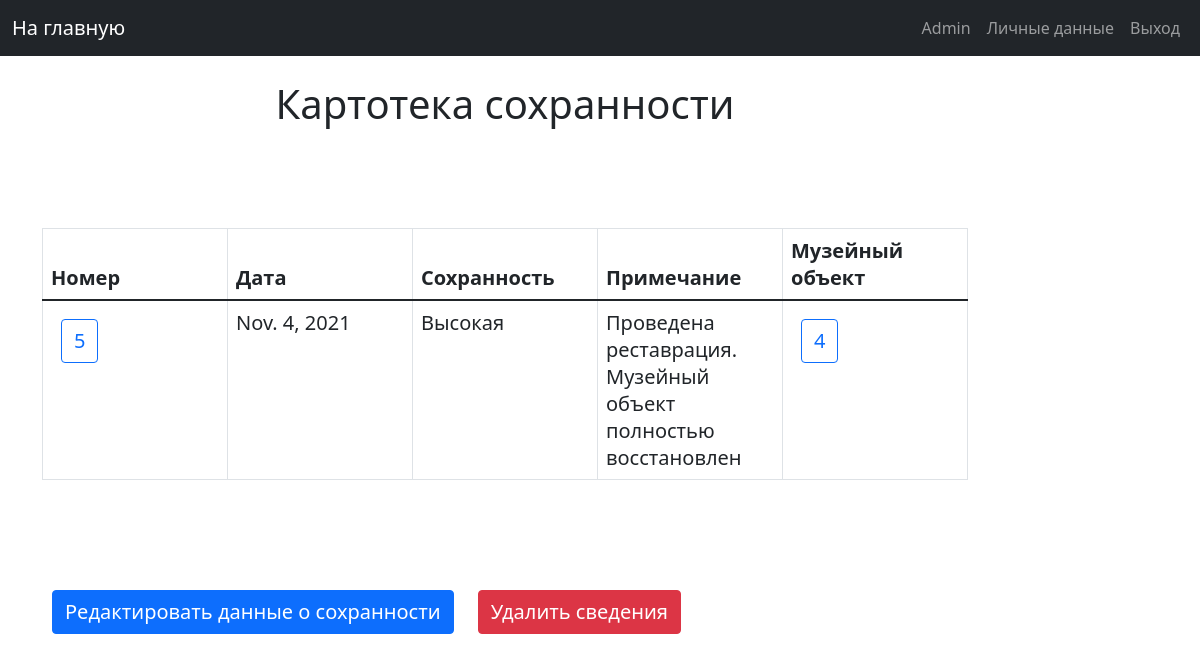
The app's page /main_page_admin/safe5 (signed in) with its own data.
### musem/models.py (models this page shows, shortened)
class Safety(models.Model):
    safe_id = models.IntegerField(primary_key=True)
    date = models.DateField()
    safety = models.CharField(max_length=20)
    note = models.TextField()
    gik = models.ForeignKey('Gik', on_delete=models.CASCADE)
    is_activate = models.IntegerField(default=1)
    class Meta:
        verbose_name = "Safety"
        verbose_name_plural = "Safety in a museum"

### musem/views.py (the view)
# urls.py: path('main_page_admin/safe<int:safe_id>', admin_safe_description, name="safe_description"),
def admin_safe_description(request, safe_id):
    if not request.user.is_superuser:
        return HttpResponseForbidden()
    head = ["Номер", "Дата", "Сохранность", "Примечание", "Музейный объект"]
    table = Safety.objects.raw(
        raw_query=f"SELECT * FROM musem_safety WHERE safe_id = {safe_id} AND is_activate = 1"
    )
    return render(request, 'admin_pages/tables/descriptions/safety_description.html', {
        'title_page': 'Картотека сохранности',
        'hide_nav_bar': 0,
        'head': head,
        'table': table,
        'is_description': 1,
        'is_administrative_zone': 1
    })

### templates/admin_pages/tables/descriptions/safety_description.html
{% extends 'include/base.html' %}
{% load static %}
{% block title %}
    <div class="title_block">
        <h2 class="title">{{ title_page }}</h2>
    </div>
{% endblock title %}
{% block content %}
    <div class="list_button_block">
        {% include 'include/tables/safety_table.html' %}
        {% for content_list in table %}
            <a class="btn btn-primary text_button"
               href="{% url 'edit_safety' safe_id=content_list.safe_id %}">Редактировать данные о сохранности</a>
            <a class="btn btn-danger text_button"
               href="{% url 'delete_safe' safe_id=content_list.safe_id %}">Удалить сведения</a>
        {% endfor %}
    </div>
{% endblock content %}

### templates/include/navbar.html (shortened to what this page needs)
<nav class="navbar navbar-expand-md navbar-dark bg-dark mb-4">
    <div class="container-fluid">
        {% if is_administrative_zone %}
            <a class="navbar-brand" href="{% url "main_page_admin" %}">На главную</a>
        {% else %}
            <a class="navbar-brand" href="{% url "main_page" %}">На главную</a>
        {% endif %}
        <div class="pull-right">
            <ul class="navbar-nav me-auto mb-2 mb-md-0">
                {% if request.user.is_authenticated %}
                    <li class="nav-item">
                        <a class="nav-link" href="{% url 'user_data' %}" tabindex="-1">{{ request.user.first_name }}</a>
                    </li>
                    <li class="nav-item">
                        <a class="nav-link" href="{% url 'user_settings' %}" tabindex="-1">Личные данные</a>
                    </li>
                    <li class="nav-item">
                        <a class="nav-link" href="{% url 'logout' %}" tabindex="-1">Выход</a>
                    </li>
                {% endif %}
            </ul>
        </div>
    </div>
</nav>

### templates/include/tables/safety_table.html (shortened to what this page needs)
{% extends 'include/base_table.html' %}
{% load static %}
    {% block table_head %}
        {% for title in head %}
            <th class="text_button">{{ title }}</th>
        {% endfor %}
    {% endblock %}
    {% block table_content %}
        {% for content_list in table %}
            <tr>
                <td>
                    <a href="{% url 'safe_description' safe_id=content_list.safe_id %}"
                       class="btn btn-outline-primary text_button">{{ content_list.safe_id }}</a>
                </td>
                <td class="text_button">{{ content_list.date }}</td>
                <td class="text_button">{{ content_list.safety }}</td>
                {% if is_description %}
                    <td class="text_button">{{ content_list.note }}</td>
                {% else %}
                    <td class="text_button">{{ content_list.note|truncatechars:20 }}</td>
                {% endif %}
                <td>
                    <a href="{% url 'gik_description' gik_id=content_list.gik_id %}"
                       class="btn btn-outline-primary text_button">{{ content_list.gik_id }}</a>
                </td>
            </tr>
        {% endfor %}
    {% endblock %}

### static/css/my_styles.css (style rules this page uses)
.title_block { margin-bottom: 100px; }
.title { font-size: 40px; text-align: center; }
.text_button { font-size: 20px; margin: 10px; }
td, th { white-space: normal; word-wrap: break-word; }
.list_button_block { margin-bottom: 50px; }

### records on screen
Safety: safe_id "5", date "Nov. 4, 2021", safety "Высокая", note "Проведена реставрация. Музейный объект полностью восстановлен", gik_id "4"

### other values on screen
{{ request.user.first_name }} "Admin"
{{ title_page }} "Картотека сохранности"
{{ title }} "Номер" "Дата" "Сохранность" "Примечание" "Музейный объект"
